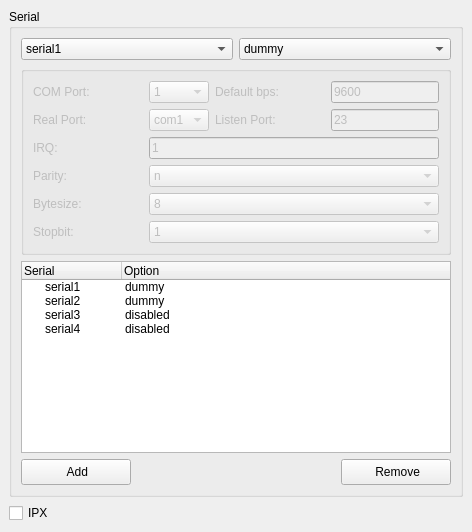
         <widget class="QWidget" name="tbInternetCfg" >
          <attribute name="title" >
           <string>Internet</string>
          </attribute>
          <layout class="QGridLayout" >
           <property name="margin" >
            <number>9</number>
           </property>
           <property name="spacing" >
            <number>6</number>
           </property>
           <item row="1" column="0" >
            <widget class="QCheckBox" name="chkBoxIPX" >
             <property name="minimumSize" >
              <size>
               <width>110</width>
               <height>0</height>
              </size>
             </property>
             <property name="maximumSize" >
              <size>
               <width>110</width>
               <height>16777215</height>
              </size>
             </property>
             <property name="text" >
              <string>IPX</string>
             </property>
            </widget>
           </item>
           <item row="0" column="0" >
            <widget class="QGroupBox" name="gBoxDirectSerial" >
             <property name="title" >
              <string>Serial</string>
             </property>
             <layout class="QGridLayout" >
              <property name="margin" >
               <number>9</number>
              </property>
              <property name="spacing" >
               <number>6</number>
              </property>
              <item row="3" column="0" >
               <layout class="QHBoxLayout" >
                <property name="margin" >
                 <number>0</number>
                </property>
                <property name="spacing" >
                 <number>6</number>
                </property>
                <item>
                 <widget class="QPushButton" name="btnSerialAdd" >
                  <property name="minimumSize" >
                   <size>
                    <width>110</width>
                    <height>26</height>
                   </size>
                  </property>
                  <property name="maximumSize" >
                   <size>
                    <width>110</width>
                    <height>26</height>
                   </size>
                  </property>
                  <property name="text" >
                   <string> Add</string>
                  </property>
                  <property name="icon" >
                   <iconset resource="../res/dboxfe.qrc" >:/pics/images/add_16.png</iconset>
                  </property>
                 </widget>
                </item>
                <item>
                 <spacer>
                  <property name="orientation" >
                   <enum>Qt::Horizontal</enum>
                  </property>
                  <property name="sizeHint" >
                   <size>
                    <width>116</width>
                    <height>20</height>
                   </size>
                  </property>
                 </spacer>
                </item>
                <item>
                 <widget class="QPushButton" name="btnSerialRemove" >
                  <property name="minimumSize" >
                   <size>
                    <width>110</width>
                    <height>26</height>
                   </size>
                  </property>
                  <property name="maximumSize" >
                   <size>
                    <width>110</width>
                    <height>26</height>
                   </size>
                  </property>
                  <property name="text" >
                   <string> Remove</string>
                  </property>
                  <property name="icon" >
                   <iconset resource="../res/dboxfe.qrc" >:/pics/images/delete_16.png</iconset>
                  </property>
                 </widget>
                </item>
               </layout>
              </item>
              <item row="2" column="0" >
               <widget class="QTreeWidget" name="twSerial" >
                <column>
                 <property name="text" >
                  <string>Serial</string>
                 </property>
                </column>
                <column>
                 <property name="text" >
                  <string>Option</string>
                 </property>
                </column>
                <item>
                 <property name="text" >
                  <string>serial1</string>
                 </property>
                 <property name="text" >
                  <string>dummy</string>
                 </property>
                </item>
                <item>
                 <property name="text" >
                  <string>serial2</string>
                 </property>
                 <property name="text" >
                  <string>dummy</string>
                 </property>
                </item>
                <item>
                 <property name="text" >
                  <string>serial3</string>
                 </property>
                 <property name="text" >
                  <string>disabled</string>
                 </property>
                </item>
                <item>
                 <property name="text" >
                  <string>serial4</string>
                 </property>
                 <property name="text" >
                  <string>disabled</string>
                 </property>
                </item>
               </widget>
              </item>
              <item row="1" column="0" >
               <widget class="QGroupBox" name="gBoxSerialOption" >
                <property name="enabled" >
                 <bool>false</bool>
                </property>
                <property name="title" >
                 <string/>
                </property>
                <layout class="QGridLayout" >
                 <property name="margin" >
                  <number>9</number>
                 </property>
                 <property name="spacing" >
                  <number>6</number>
                 </property>
                 <item row="0" column="0" >
                  <layout class="QHBoxLayout" >
                   <property name="margin" >
                    <number>0</number>
                   </property>
                   <property name="spacing" >
                    <number>6</number>
                   </property>
                   <item>
                    <widget class="QLabel" name="lblDSComPort" >
                     <property name="minimumSize" >
                      <size>
                       <width>110</width>
                       <height>0</height>
                      </size>
                     </property>
                     <property name="maximumSize" >
                      <size>
                       <width>110</width>
                       <height>16777215</height>
                      </size>
                     </property>
                     <property name="text" >
                      <string>COM Port:</string>
                     </property>
                    </widget>
                   </item>
                   <item>
                    <widget class="QComboBox" name="cbxDSComPort" >
                     <item>
                      <property name="text" >
                       <string>1</string>
                      </property>
                     </item>
                     <item>
                      <property name="text" >
                       <string>2</string>
                      </property>
                     </item>
                    </widget>
                   </item>
                  </layout>
                 </item>
                 <item row="1" column="1" >
                  <layout class="QHBoxLayout" >
                   <property name="margin" >
                    <number>0</number>
                   </property>
                   <property name="spacing" >
                    <number>6</number>
                   </property>
                   <item>
                    <widget class="QLabel" name="lblDSListenPort" >
                     <property name="minimumSize" >
                      <size>
                       <width>110</width>
                       <height>0</height>
                      </size>
                     </property>
                     <property name="maximumSize" >
                      <size>
                       <width>110</width>
                       <height>16777215</height>
                      </size>
                     </property>
                     <property name="text" >
                      <string>Listen Port:</string>
                     </property>
                    </widget>
                   </item>
                   <item>
                    <widget class="QLineEdit" name="LEDSListenPort" >
                     <property name="text" >
                      <string>23</string>
                     </property>
                    </widget>
                   </item>
                  </layout>
                 </item>
                 <item row="1" column="0" >
                  <layout class="QHBoxLayout" >
                   <property name="margin" >
                    <number>0</number>
                   </property>
                   <property name="spacing" >
                    <number>6</number>
                   </property>
                   <item>
                    <widget class="QLabel" name="lblDSRealPort" >
                     <property name="minimumSize" >
                      <size>
                       <width>110</width>
                       <height>0</height>
                      </size>
                     </property>
                     <property name="maximumSize" >
                      <size>
                       <width>110</width>
                       <height>16777215</height>
                      </size>
                     </property>
                     <property name="text" >
                      <string>Real Port:</string>
                     </property>
                    </widget>
                   </item>
                   <item>
                    <widget class="QComboBox" name="cbxDSRealPort" >
                     <item>
                      <property name="text" >
                       <string>com1</string>
                      </property>
                     </item>
                     <item>
                      <property name="text" >
                       <string>com2</string>
                      </property>
                     </item>
                     <item>
                      <property name="text" >
                       <string>com3</string>
                      </property>
                     </item>
                     <item>
                      <property name="text" >
                       <string>com4</string>
                      </property>
                     </item>
                    </widget>
                   </item>
                  </layout>
                 </item>
                 <item row="2" column="0" colspan="2" >
                  <layout class="QHBoxLayout" >
                   <property name="margin" >
                    <number>0</number>
                   </property>
                   <property name="spacing" >
                    <number>6</number>
                   </property>
                   <item>
                    <widget class="QLabel" name="lblDSIrq" >
                     <property name="minimumSize" >
                      <size>
                       <width>110</width>
                       <height>0</height>
                      </size>
                     </property>
                     <property name="maximumSize" >
                      <size>
                       <width>110</width>
                       <height>16777215</height>
                      </size>
                     </property>
                     <property name="text" >
                      <string>IRQ:</string>
                     </property>
                    </widget>
                   </item>
                   <item>
                    <widget class="QLineEdit" name="LEDSIrq" >
                     <property name="text" >
                      <string>1</string>
                     </property>
                    </widget>
                   </item>
                  </layout>
                 </item>
                 <item row="0" column="1" >
                  <layout class="QHBoxLayout" >
                   <property name="margin" >
                    <number>0</number>
                   </property>
                   <property name="spacing" >
                    <number>6</number>
                   </property>
                   <item>
                    <widget class="QLabel" name="lblDSDefaultBps" >
                     <property name="minimumSize" >
                      <size>
                       <width>110</width>
                       <height>0</height>
                      </size>
                     </property>
                     <property name="maximumSize" >
                      <size>
                       <width>110</width>
                       <height>16777215</height>
                      </size>
                     </property>
                     <property name="text" >
                      <string>Default bps:</string>
                     </property>
                    </widget>
                   </item>
                   <item>
                    <widget class="QLineEdit" name="LEDSBps" >
                     <property name="text" >
                      <string>9600</string>
                     </property>
                    </widget>
                   </item>
                  </layout>
                 </item>
                 <item row="3" column="0" colspan="2" >
                  <layout class="QHBoxLayout" >
                   <property name="margin" >
                    <number>0</number>
                   </property>
                   <property name="spacing" >
                    <number>6</number>
                   </property>
                   <item>
                    <widget class="QLabel" name="lblDSParity" >
                     <property name="minimumSize" >
                      <size>
                       <width>110</width>
                       <height>0</height>
                      </size>
                     </property>
                     <property name="maximumSize" >
                      <size>
                       <width>110</width>
                       <height>16777215</height>
                      </size>
                     </property>
                     <property name="text" >
                      <string>Parity:</string>
                     </property>
                    </widget>
                   </item>
                   <item>
                    <widget class="QComboBox" name="cbxDSParity" >
                     <item>
                      <property name="text" >
                       <string>n</string>
                      </property>
                     </item>
                     <item>
                      <property name="text" >
                       <string>e</string>
                      </property>
                     </item>
                     <item>
                      <property name="text" >
                       <string>o</string>
                      </property>
                     </item>
                    </widget>
                   </item>
                  </layout>
                 </item>
                 <item row="4" column="0" colspan="2" >
                  <layout class="QHBoxLayout" >
                   <property name="margin" >
                    <number>0</number>
                   </property>
                   <property name="spacing" >
                    <number>6</number>
                   </property>
                   <item>
                    <widget class="QLabel" name="lblDSByteSize" >
                     <property name="minimumSize" >
                      <size>
                       <width>110</width>
                       <height>0</height>
                      </size>
                     </property>
                     <property name="maximumSize" >
                      <size>
                       <width>110</width>
                       <height>16777215</height>
                      </size>
                     </property>
                     <property name="text" >
                      <string>Bytesize:</string>
                     </property>
                    </widget>
                   </item>
                   <item>
                    <widget class="QComboBox" name="cbxDSByteSize" >
                     <property name="currentIndex" >
                      <number>1</number>
                     </property>
                     <item>
                      <property name="text" >
                       <string>5</string>
                      </property>
                     </item>
                     <item>
                      <property name="text" >
                       <string>8</string>
                      </property>
                     </item>
                    </widget>
                   </item>
                  </layout>
                 </item>
                 <item row="5" column="0" colspan="2" >
                  <layout class="QHBoxLayout" >
                   <property name="margin" >
                    <number>0</number>
                   </property>
                   <property name="spacing" >
                    <number>6</number>
                   </property>
                   <item>
                    <widget class="QLabel" name="lblDSStopBit" >
                     <property name="minimumSize" >
                      <size>
                       <width>110</width>
                       <height>0</height>
                      </size>
                     </property>
                     <property name="maximumSize" >
                      <size>
                       <width>110</width>
                       <height>16777215</height>
                      </size>
                     </property>
                     <property name="text" >
                      <string>Stopbit:</string>
                     </property>
                    </widget>
                   </item>
                   <item>
                    <widget class="QComboBox" name="cbxDSStopBit" >
                     <item>
                      <property name="text" >
                       <string>1</string>
                      </property>
                     </item>
                     <item>
                      <property name="text" >
                       <string>2</string>
                      </property>
                     </item>
                    </widget>
                   </item>
                  </layout>
                 </item>
                </layout>
               </widget>
              </item>
              <item row="0" column="0" >
               <layout class="QHBoxLayout" >
                <property name="margin" >
                 <number>0</number>
                </property>
                <property name="spacing" >
                 <number>6</number>
                </property>
                <item>
                 <widget class="QComboBox" name="cbxDSSerial" >
                  <item>
                   <property name="text" >
                    <string>serial1</string>
                   </property>
                  </item>
                  <item>
                   <property name="text" >
                    <string>serial2</string>
                   </property>
                  </item>
                  <item>
                   <property name="text" >
                    <string>serial3</string>
                   </property>
                  </item>
                  <item>
                   <property name="text" >
                    <string>serial4</string>
                   </property>
                  </item>
                 </widget>
                </item>
                <item>
                 <widget class="QComboBox" name="cbxDSOption" >
                  <property name="currentIndex" >
                   <number>1</number>
                  </property>
                  <item>
                   <property name="text" >
                    <string>disabled</string>
                   </property>
                  </item>
                  <item>
                   <property name="text" >
                    <string>dummy</string>
                   </property>
                  </item>
                  <item>
                   <property name="text" >
                    <string>modem</string>
                   </property>
                  </item>
                  <item>
                   <property name="text" >
                    <string>directserial</string>
                   </property>
                  </item>
                 </widget>
                </item>
               </layout>
              </item>
             </layout>
            </widget>
           </item>
          </layout>
         </widget>
